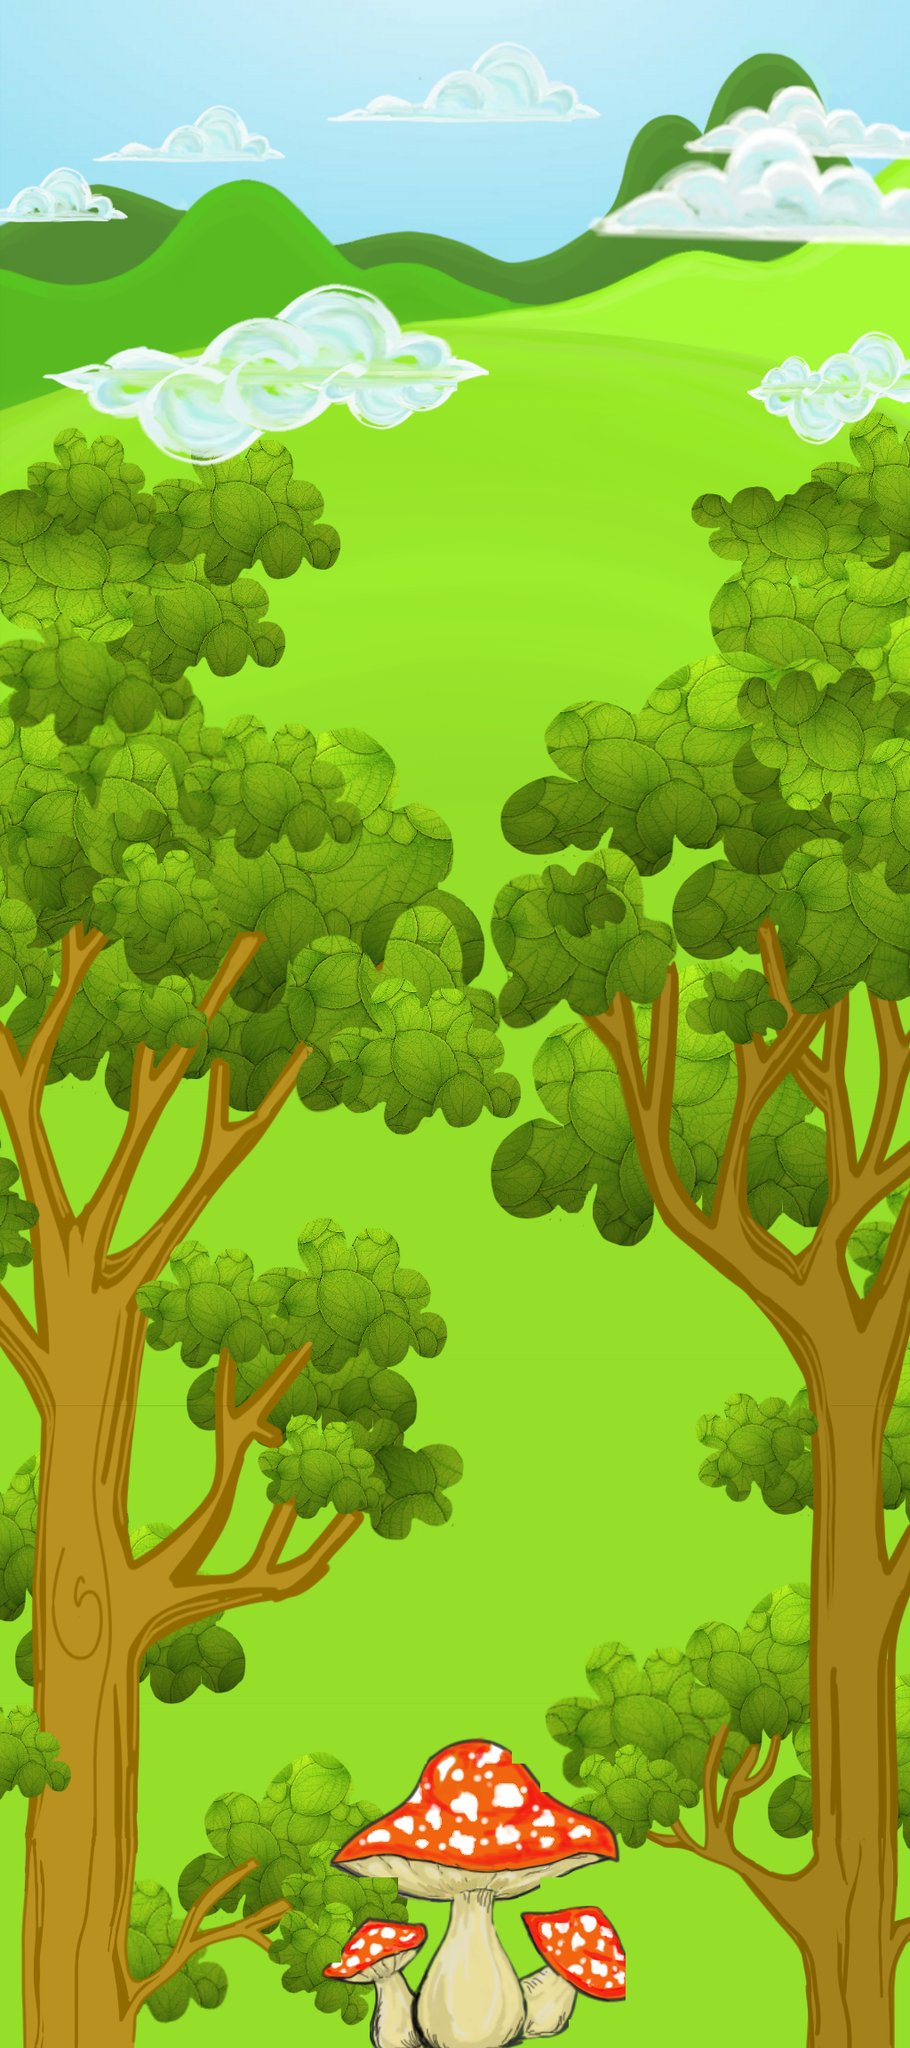

A level layout from a 2D game, rendered from its tile map. Below: a short description, then the map file with tile-grid data replaced by summaries:
An orthogonal 32x72 tile map with 32x32 px tiles, 2 tile layers (Capa de Patrones 1, Capa de patrones 2), 1 hidden layer not drawn, 3 tilesets.

<map version="1.0" orientation="orthogonal" renderorder="right-down" width="32" height="72" tilewidth="32" tileheight="32">
 <tileset firstgid="1" name="tiles" tilewidth="32" tileheight="32">
  <image source="../fondo3.png" width="1024" height="2304" />
 </tileset>
 <tileset firstgid="2305" name="hongosNaranja" tilewidth="32" tileheight="32">
  <image source="../hongosNaranja.png" width="377" height="374" />
 </tileset>
 <tileset firstgid="2426" name="fondoMontanas" tilewidth="32" tileheight="32">
  <image source="../fondoMontanas.png" width="1024" height="768" />
 </tileset>
 <layer name="Capa de Patrones 1" width="32" height="72">
  <data>[2304 cells, 2304 non-empty, 2304 distinct tile ids]</data>
 </layer>
 <objectgroup name="Bordes" />
 <layer name="Capa de patrones 2" width="32" height="72">
  <data>[2304 cells, 89 non-empty, 89 distinct tile ids]</data>
 </layer>
 <layer name="Capa de patrones 3" width="32" height="72" visible="0">
  <data>[2304 cells, 768 non-empty, 768 distinct tile ids]</data>
 </layer>
</map>